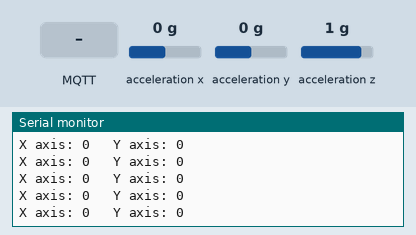
The sketch below on a simulated ESP8266 (NodeMCU). On the bench: the last lines printed to the serial monitor. Wiring (inferred from the names in the program): MPU-6050 motion sensor at I2C address 0x68. The inputs (shaded band) are chosen by the test bench; at power-on: acceleration x 0 g, acceleration y 0 g, acceleration z 1 g. WiFi joins after 1.5 s; servers stay silent unless stated; no MQTT or app messages arrive unless stated.

Above: at 2.8 s.
2.9 s: MQTT message "1" arrives on the first subscribed topic
4.4 s: MQTT message "on" arrives on the first subscribed topic
5.9 s: MQTT message "off" arrives on the first subscribed topic
7.4 s: acceleration x set to -1.4 g
At 7.44 s:
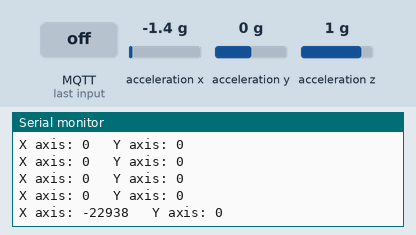
8.9 s: acceleration y set to -1.4 g
At 8.91 s:
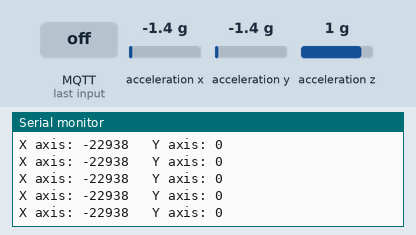
10.4 s: acceleration x set to -0.8 g
At 10.42 s:
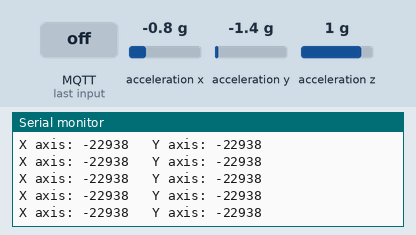
Timing chart, 0 to 12.9 s (numbered marks = the images above; inputs shaded):
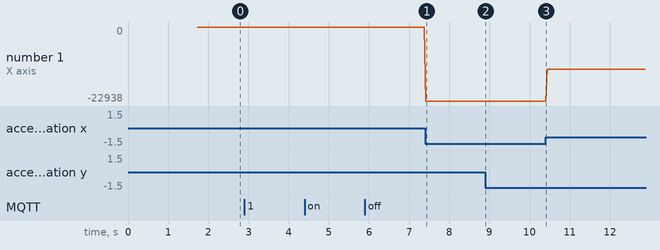

The sketch:

gesture_detection_MQTT.ino
```cpp
/* Code for gesture input detection and transmission
 * uses mpu6050 imu with ESP12 module
 * Outputs the x/y acceleration values to Raspberry Pi via MQTT protocol
 */

#include<ESP8266WiFi.h>
#include<Wire.h>
#include <PubSubClient.h>


// ********* INPUTS ****************
const char* ssid = ""; // enter WiFi SSID
const char* password = ""; // enter WiFi Password

const char* mqtt_server = ""; // Raspberry Pi IP address

// *************************************

WiFiClient espClient;
PubSubClient client(espClient);

const uint8_t MPU6050Address = 0x68; //defualt address

const uint8_t scl = D6; // i2c clock pin
const uint8_t sda = D7; // i2c data line pin

const uint16_t AccelScale = 16384;

const uint8_t SMPRT_DIV    =  0x19;
const uint8_t USER_CTRL    =  0x6A;
const uint8_t PWR_MGMT_1   =  0x6B;
const uint8_t PWR_MGMT_2   =  0x6C;
const uint8_t CONFIG       =  0x1A;
const uint8_t GYRO_CONFIG  =  0x1B;
const uint8_t ACCEL_CONFIG =  0x1C;
const uint8_t FIFO_EN      =  0x23;
const uint8_t INT_ENABLE   =  0x38;
const uint8_t ACCEL_XOUT_H =  0x3B;
const uint8_t SIGNAL_PATH_RESET  = 0x68;

int16_t AccelX, AccelY;

void I2C_Write(uint8_t deviceAddress, uint8_t regAddress, uint8_t data){
  Wire.beginTransmission(deviceAddress);
  Wire.write(regAddress);
  Wire.write(data);
  Wire.endTransmission();
}

void Read_RawValue(uint8_t deviceAddress, uint8_t regAddress){
  Wire.beginTransmission(deviceAddress);
  Wire.write(regAddress);
  Wire.endTransmission();
  Wire.requestFrom(deviceAddress, (uint8_t)4);
  AccelX = (((int16_t)Wire.read()<<8)|Wire.read()); // acceleration along X axis
  AccelY = (((int16_t)Wire.read()<<8)|Wire.read()); // acceleration along Y axis

}

void MPU6050_Init(){
  delay(150);
  I2C_Write(MPU6050Address, SMPRT_DIV, 0x07);
  I2C_Write(MPU6050Address, CONFIG, 0x00);
  I2C_Write(MPU6050Address, GYRO_CONFIG, 0x00);
  I2C_Write(MPU6050Address, ACCEL_CONFIG, 0x00);
  I2C_Write(MPU6050Address, FIFO_EN, 0x00);
  I2C_Write(MPU6050Address, INT_ENABLE, 0x00);
  I2C_Write(MPU6050Address, SIGNAL_PATH_RESET, 0x00);
  I2C_Write(MPU6050Address, USER_CTRL, 0x00);
  I2C_Write(MPU6050Address, PWR_MGMT_1, 0x00);
  I2C_Write(MPU6050Address, PWR_MGMT_2, 0x00);
}

void setup_wifi() {
  delay(10);
  // We start by connecting to a WiFi network
  Serial.println();
  Serial.print("Connecting to ");
  Serial.println(ssid);
  WiFi.begin(ssid, password);
  while (WiFi.status() != WL_CONNECTED) {
    delay(500);
    Serial.print(".");
  }
  Serial.println("");
  Serial.print("WiFi connected - ESP IP address: ");
  Serial.println(WiFi.localIP());
}


void callback(String topic, byte* message, unsigned int length) {
  Serial.print("Message arrived on topic: ");
  Serial.print(topic);
  Serial.print(". Message: ");
  String messageTemp;

  for (int i = 0; i < length; i++) {
    Serial.print((char)message[i]);
    messageTemp += (char)message[i];
  }
  Serial.println();


  Serial.println();
}

void reconnect() {
  // Loop until we're reconnected
  while (!client.connected()) {
    Serial.print("Attempting MQTT connection...");

    if (client.connect("ESP8266Client")) {
      Serial.println("connected");
      client.subscribe("esp8266/4");
      client.subscribe("esp8266/5");
    } else {
      Serial.print("failed, rc=");
      Serial.print(client.state());
      Serial.println(" try again in 5 seconds");
      delay(15000);
    }
  }
}


void setup() {

  Serial.begin(115200);
  setup_wifi();
  client.setServer(mqtt_server, 1883);
  client.setCallback(callback);

 Wire.begin(sda,scl);
  MPU6050_Init();

  }


void loop() {
if (!client.connected()) {
    reconnect();
  }
  if(!client.loop())

    client.connect("ESP8266Client");

  double Ax,Ay;
  Read_RawValue(MPU6050Address, ACCEL_XOUT_H);
  static char accelx[7];
    dtostrf(AccelX, 0, 0, accelx);

    static char accely[7];
    dtostrf(AccelY, 0, 0, accely);


    // Publishes Temperature and Humidity values
    client.publish("/esp8266/X", accelx);
    client.publish("/esp8266/Y", accely);

    Serial.print("X axis: ");
    Serial.print(AccelX);
    Serial.print("\t Y axis: ");
    Serial.print(AccelY);
     Serial.println("");


delay(40); // (ms) change for lower latency
}
```

Measured:
- after the input at 7.4 s, the serial monitor: prints a new line at once (image 1)
- plotted number 1: 0 → -22938 after the input at 7.4 s, -22938 → -13107 after the input at 10.4 s
